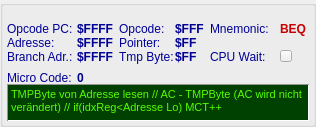
  <widget class="QGroupBox" name="IRegisterGroup">
   <property name="geometry">
    <rect>
     <x>196</x>
     <y>35</y>
     <width>316</width>
     <height>127</height>
    </rect>
   </property>
   <property name="autoFillBackground">
    <bool>true</bool>
   </property>
   <property name="title">
    <string notr="true"/>
   </property>
   <widget class="QLabel" name="MCodeHelp">
    <property name="geometry">
     <rect>
      <x>7</x>
      <y>84</y>
      <width>302</width>
      <height>37</height>
     </rect>
    </property>
    <property name="font">
     <font>
      <family>Arial</family>
     </font>
    </property>
    <property name="toolTip">
     <string>Hier steht was der nächste Micro Code macht.</string>
    </property>
    <property name="styleSheet">
     <string notr="true">background-color: rgb(0, 64, 0);
color: rgb(85, 255, 0);
border: 1px solid white;
border-top-color: rgb(150, 150,150);
border-left-color: rgb(150, 150,150);
border-bottom-color: rgb(255, 255, 255);
border-right-color: rgb(255, 255, 255);</string>
    </property>
    <property name="text">
     <string notr="true">&lt;!DOCTYPE HTML PUBLIC &quot;-//W3C//DTD HTML 4.0//EN&quot; &quot;http://www.w3.org/TR/REC-html40/strict.dtd&quot;&gt;
&lt;html&gt;&lt;head&gt;&lt;meta name=&quot;qrichtext&quot; content=&quot;1&quot; /&gt;&lt;style type=&quot;text/css&quot;&gt;
p, li { white-space: pre-wrap; }
&lt;/style&gt;&lt;/head&gt;&lt;body style=&quot; font-family:'MS Shell Dlg 2'; font-size:8.25pt; font-weight:400; font-style:normal;&quot;&gt;
&lt;p style=&quot; margin-top:0px; margin-bottom:0px; margin-left:0px; margin-right:0px; -qt-block-indent:0; text-indent:0px;&quot;&gt;&lt;span style=&quot; font-size:8pt;&quot;&gt;TMPByte von Adresse lesen // AC - TMPByte (AC wird nicht verändert) // if(idxReg&amp;lt;Adresse Lo) MCT++&lt;/span&gt;&lt;/p&gt;&lt;/body&gt;&lt;/html&gt;</string>
    </property>
    <property name="textFormat">
     <enum>Qt::RichText</enum>
    </property>
    <property name="scaledContents">
     <bool>false</bool>
    </property>
    <property name="alignment">
     <set>Qt::AlignLeading|Qt::AlignLeft|Qt::AlignTop</set>
    </property>
    <property name="wordWrap">
     <bool>true</bool>
    </property>
    <property name="openExternalLinks">
     <bool>false</bool>
    </property>
   </widget>
   <widget class="QLabel" name="label_opcode_pc">
    <property name="geometry">
     <rect>
      <x>7</x>
      <y>21</y>
      <width>71</width>
      <height>16</height>
     </rect>
    </property>
    <property name="font">
     <font>
      <family>Arial</family>
      <pointsize>9</pointsize>
     </font>
    </property>
    <property name="toolTip">
     <string>Zeigt die Position, an welche sich der aktuelle Opcode befindet.</string>
    </property>
    <property name="styleSheet">
     <string notr="true">color: rgb(0, 0, 150);</string>
    </property>
    <property name="text">
     <string notr="true">Opcode PC:</string>
    </property>
   </widget>
   <widget class="QLabel" name="label_adresse">
    <property name="geometry">
     <rect>
      <x>7</x>
      <y>35</y>
      <width>71</width>
      <height>16</height>
     </rect>
    </property>
    <property name="font">
     <font>
      <family>Arial</family>
      <pointsize>9</pointsize>
     </font>
    </property>
    <property name="toolTip">
     <string>Adresse ist ein internes Hilfsregister.</string>
    </property>
    <property name="styleSheet">
     <string notr="true">color: rgb(0, 0, 150);</string>
    </property>
    <property name="text">
     <string notr="true">Adresse:</string>
    </property>
   </widget>
   <widget class="QLabel" name="label_branch_adr">
    <property name="geometry">
     <rect>
      <x>7</x>
      <y>49</y>
      <width>71</width>
      <height>16</height>
     </rect>
    </property>
    <property name="font">
     <font>
      <family>Arial</family>
      <pointsize>9</pointsize>
     </font>
    </property>
    <property name="toolTip">
     <string>Branch Adresse ist ein internes Hilfsregister.
Hier wird die Sprungadresse der Brachbefehle gebildet.</string>
    </property>
    <property name="styleSheet">
     <string notr="true">color: rgb(0, 0, 150);</string>
    </property>
    <property name="text">
     <string notr="true">Branch Adr.:</string>
    </property>
   </widget>
   <widget class="QLabel" name="label_micro_code">
    <property name="geometry">
     <rect>
      <x>7</x>
      <y>70</y>
      <width>71</width>
      <height>16</height>
     </rect>
    </property>
    <property name="font">
     <font>
      <family>Arial</family>
      <pointsize>9</pointsize>
     </font>
    </property>
    <property name="toolTip">
     <string>Zeigt an, welcher Micro Code als nächstes abgearbeitet wird.</string>
    </property>
    <property name="styleSheet">
     <string notr="true">color: rgb(0, 0, 150);</string>
    </property>
    <property name="text">
     <string notr="true">Micro Code:</string>
    </property>
   </widget>
   <widget class="QLabel" name="opcode_pc_out">
    <property name="geometry">
     <rect>
      <x>77</x>
      <y>21</y>
      <width>43</width>
      <height>16</height>
     </rect>
    </property>
    <property name="font">
     <font>
      <family>Arial</family>
      <pointsize>9</pointsize>
      <weight>75</weight>
      <bold>true</bold>
     </font>
    </property>
    <property name="styleSheet">
     <string notr="true">color: rgb(0, 0, 150);</string>
    </property>
    <property name="text">
     <string notr="true">$FFFF</string>
    </property>
   </widget>
   <widget class="QLabel" name="adresse_out">
    <property name="geometry">
     <rect>
      <x>77</x>
      <y>35</y>
      <width>43</width>
      <height>16</height>
     </rect>
    </property>
    <property name="font">
     <font>
      <family>Arial</family>
      <pointsize>9</pointsize>
      <weight>75</weight>
      <bold>true</bold>
     </font>
    </property>
    <property name="styleSheet">
     <string notr="true">color: rgb(0, 0, 150);</string>
    </property>
    <property name="text">
     <string notr="true">$FFFF</string>
    </property>
   </widget>
   <widget class="QLabel" name="branch_adresse_out">
    <property name="geometry">
     <rect>
      <x>77</x>
      <y>49</y>
      <width>43</width>
      <height>16</height>
     </rect>
    </property>
    <property name="font">
     <font>
      <family>Arial</family>
      <pointsize>9</pointsize>
      <weight>75</weight>
      <bold>true</bold>
     </font>
    </property>
    <property name="styleSheet">
     <string notr="true">color: rgb(0, 0, 150);</string>
    </property>
    <property name="text">
     <string notr="true">$FFFF</string>
    </property>
   </widget>
   <widget class="QLabel" name="micro_code_out">
    <property name="geometry">
     <rect>
      <x>77</x>
      <y>70</y>
      <width>99</width>
      <height>16</height>
     </rect>
    </property>
    <property name="font">
     <font>
      <family>Arial</family>
      <pointsize>9</pointsize>
      <weight>75</weight>
      <bold>true</bold>
     </font>
    </property>
    <property name="styleSheet">
     <string notr="true">color: rgb(0, 0, 150);</string>
    </property>
    <property name="text">
     <string notr="true">0</string>
    </property>
   </widget>
   <widget class="QLabel" name="label_opcode">
    <property name="geometry">
     <rect>
      <x>119</x>
      <y>21</y>
      <width>57</width>
      <height>16</height>
     </rect>
    </property>
    <property name="font">
     <font>
      <family>Arial</family>
      <pointsize>9</pointsize>
     </font>
    </property>
    <property name="toolTip">
     <string>Zeigt den aktuellen Opcode an der gerade abgearbeitet wird.</string>
    </property>
    <property name="styleSheet">
     <string notr="true">color: rgb(0, 0, 150);</string>
    </property>
    <property name="text">
     <string notr="true">Opcode:</string>
    </property>
   </widget>
   <widget class="QLabel" name="label_pointer">
    <property name="geometry">
     <rect>
      <x>119</x>
      <y>35</y>
      <width>57</width>
      <height>16</height>
     </rect>
    </property>
    <property name="font">
     <font>
      <family>Arial</family>
      <pointsize>9</pointsize>
     </font>
    </property>
    <property name="toolTip">
     <string>Pointer ist ein internes Hilfsregister.</string>
    </property>
    <property name="styleSheet">
     <string notr="true">color: rgb(0, 0, 150);</string>
    </property>
    <property name="text">
     <string notr="true">Pointer:</string>
    </property>
   </widget>
   <widget class="QLabel" name="label_tmp_byte">
    <property name="geometry">
     <rect>
      <x>119</x>
      <y>49</y>
      <width>57</width>
      <height>16</height>
     </rect>
    </property>
    <property name="font">
     <font>
      <family>Arial</family>
      <pointsize>9</pointsize>
     </font>
    </property>
    <property name="toolTip">
     <string>Temp Byte ist ein internes Hilfsregister.</string>
    </property>
    <property name="styleSheet">
     <string notr="true">color: rgb(0, 0, 150);</string>
    </property>
    <property name="text">
     <string notr="true">Tmp Byte:</string>
    </property>
   </widget>
   <widget class="QLabel" name="opcode_out">
    <property name="geometry">
     <rect>
      <x>175</x>
      <y>21</y>
      <width>29</width>
      <height>16</height>
     </rect>
    </property>
    <property name="font">
     <font>
      <family>Arial</family>
      <pointsize>9</pointsize>
      <weight>75</weight>
      <bold>true</bold>
     </font>
    </property>
    <property name="styleSheet">
     <string notr="true">color: rgb(0, 0, 150);</string>
    </property>
    <property name="text">
     <string notr="true">$FFF</string>
    </property>
   </widget>
   <widget class="QLabel" name="pointer_out">
    <property name="geometry">
     <rect>
      <x>175</x>
      <y>35</y>
      <width>29</width>
      <height>16</height>
     </rect>
    </property>
    <property name="font">
     <font>
      <family>Arial</family>
      <pointsize>9</pointsize>
      <weight>75</weight>
      <bold>true</bold>
     </font>
    </property>
    <property name="styleSheet">
     <string notr="true">color: rgb(0, 0, 150);</string>
    </property>
    <property name="text">
     <string notr="true">$FF</string>
    </property>
   </widget>
   <widget class="QLabel" name="tmp_byte_out">
    <property name="geometry">
     <rect>
      <x>175</x>
      <y>49</y>
      <width>29</width>
      <height>16</height>
     </rect>
    </property>
    <property name="font">
     <font>
      <family>Arial</family>
      <pointsize>9</pointsize>
      <weight>75</weight>
      <bold>true</bold>
     </font>
    </property>
    <property name="styleSheet">
     <string notr="true">color: rgb(0, 0, 150);</string>
    </property>
    <property name="text">
     <string notr="true">$FF</string>
    </property>
   </widget>
   <widget class="QLabel" name="label_mnemonic">
    <property name="geometry">
     <rect>
      <x>210</x>
      <y>21</y>
      <width>64</width>
      <height>16</height>
     </rect>
    </property>
    <property name="font">
     <font>
      <family>Arial</family>
      <pointsize>9</pointsize>
     </font>
    </property>
    <property name="toolTip">
     <string>Zeigt den aktuellen Opcode als Menmonic an der gerade abgearbeitet wird.</string>
    </property>
    <property name="styleSheet">
     <string notr="true">color: rgb(0, 0, 150);</string>
    </property>
    <property name="text">
     <string notr="true">Mnemonic:</string>
    </property>
   </widget>
   <widget class="QLabel" name="label_cpu_wait">
    <property name="geometry">
     <rect>
      <x>210</x>
      <y>49</y>
      <width>57</width>
      <height>16</height>
     </rect>
    </property>
    <property name="font">
     <font>
      <family>Arial</family>
      <pointsize>9</pointsize>
     </font>
    </property>
    <property name="toolTip">
     <string>Zeigt an ob die CPU gerade im &quot;Schlafmodus&quot; ist.</string>
    </property>
    <property name="styleSheet">
     <string notr="true">color: rgb(0, 0, 150);</string>
    </property>
    <property name="text">
     <string notr="true">CPU Wait:</string>
    </property>
   </widget>
   <widget class="QPushButton" name="wait_led">
    <property name="geometry">
     <rect>
      <x>280</x>
      <y>50</y>
      <width>12</width>
      <height>12</height>
     </rect>
    </property>
    <property name="text">
     <string notr="true"/>
    </property>
   </widget>
   <widget class="QLabel" name="mnemonic_out">
    <property name="geometry">
     <rect>
      <x>280</x>
      <y>21</y>
      <width>29</width>
      <height>16</height>
     </rect>
    </property>
    <property name="font">
     <font>
      <family>Arial</family>
      <pointsize>9</pointsize>
      <weight>75</weight>
      <bold>true</bold>
     </font>
    </property>
    <property name="styleSheet">
     <string notr="true">color: rgb(200, 0, 0);</string>
    </property>
    <property name="text">
     <string notr="true">BEQ</string>
    </property>
   </widget>
  </widget>
